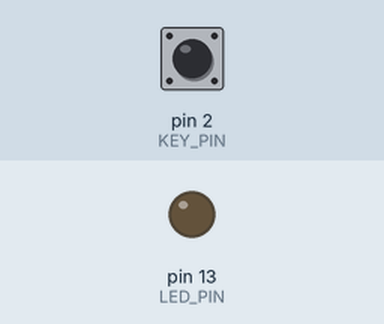
This sketch was run on a simulated Arduino Uno, built with avr-gcc and run on an emulated ATmega328P. Parts: output pins drawn as LEDs (lit = HIGH). The test bench sets the inputs (shaded band); at power-on: pin 2 (KEY_PIN) HIGH.

Above: at 1.2 s.
1.3 s: pin 2 (KEY_PIN) pulled LOW for 0.15 s
At 1.37 s:
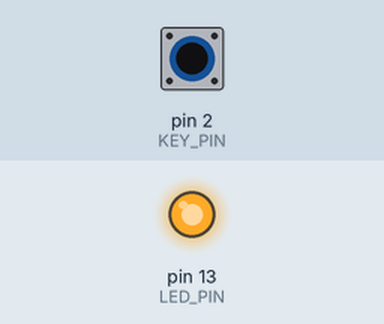
2.9 s: pin 2 (KEY_PIN) pulled LOW for 3.2 s
At 7.1 s:
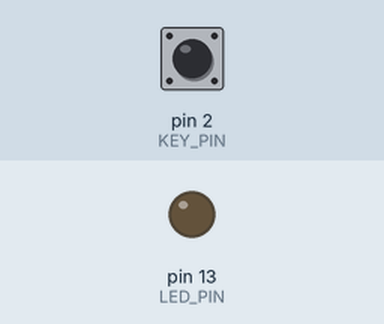
Timing chart, 0 to 8.6 s (numbered marks = the images above; inputs shaded):
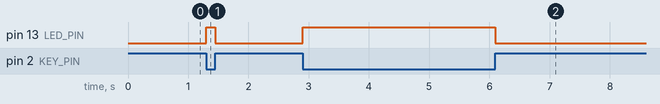

The sketch:

lab03.ino
```cpp
#define LED_PIN 13
#define KEY_PIN 2
void setup() {
  pinMode(LED_PIN, OUTPUT);
  pinMode(KEY_PIN, INPUT_PULLUP);
}
void loop() {
  if (digitalRead(KEY_PIN) == LOW)
    digitalWrite(LED_PIN, HIGH);
  else
    digitalWrite(LED_PIN, LOW);
}//优化逻辑//最终版本
```

Measured:
- after the input at 1.3 s, pin 13 (LED_PIN): LOW → HIGH at once, → LOW 0.15 s later
- after the input at 2.9 s, pin 13 (LED_PIN): LOW → HIGH at once, → LOW 3.2 s later
